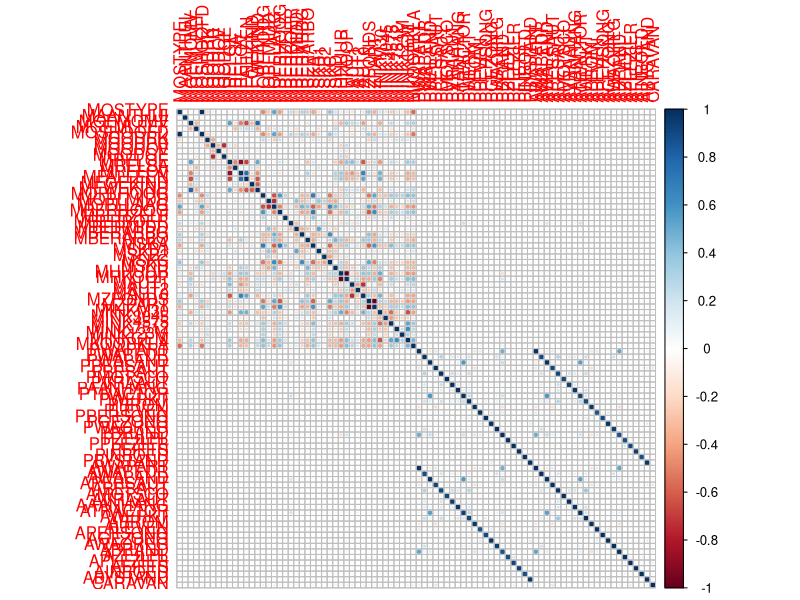

Reproduce this figure in R.
## ---- chunk 1
data <- read.csv("data/train_raw.csv", header = TRUE)
## ---- chunk 2
library(corrplot)
cor_matrix <- cor(data)
corrplot(cor_matrix, method = "circle")
## ---- chunk 3
# find the most correlated variables
columns_to_remove <- c()
for (i in seq_len(ncol(cor_matrix) - 1)) {
  for (j in seq_len(ncol(cor_matrix) - 1)) {
    if (i > j) {
      if (abs(cor_matrix[i, j]) > 0.7) {
        print(paste(colnames(cor_matrix)[i], colnames(cor_matrix)[j],
                    cor_matrix[i, j]))
        columns_to_remove <- c(columns_to_remove, colnames(cor_matrix)[j])
      }
    }
  }
}
## ---- chunk 4
print(columns_to_remove)
## ---- chunk 5
#remove the variables that cause multicollinearity
data <- data[, !(names(data) %in% columns_to_remove)]
## ---- chunk 6
#save the data
write.csv(data, "data/train_var_selection.csv", row.names = FALSE)
## ---- chunk 7
#Do the same for the test data
test <- read.csv("data/test_raw.csv", header = TRUE)
test <- test[, !(names(test) %in% columns_to_remove)]
#Save the test data
write.csv(test, "data/test_var_selection.csv", row.names = FALSE)
